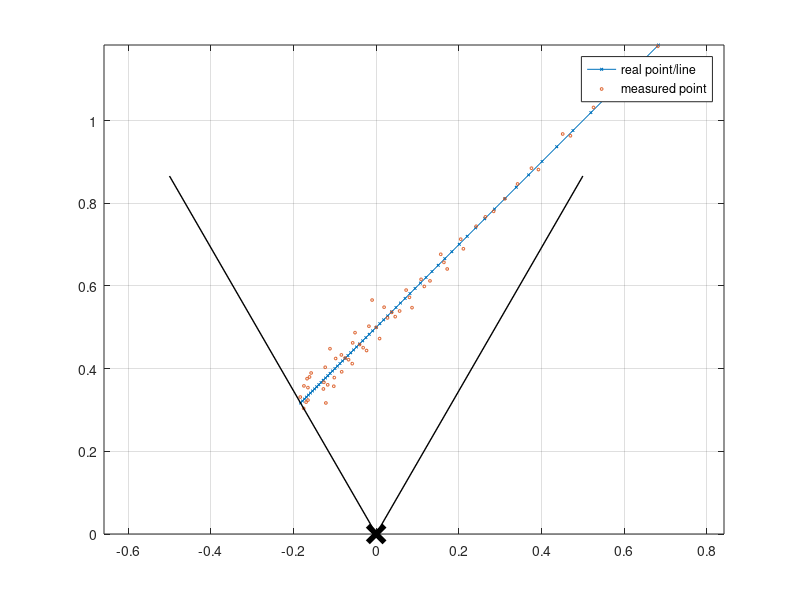

MATLAB code for this plot:
% gen Ranger finder data
% unit meter
% given the (a,b) of y=ax+b
% gen the data of range finder [theta, r] in the unit of [deg, m]
clear; close all;

a = 1;
b = 0.5;

theta = -30:1:30;
scale = pi/180;
rangeMax = 1; % 1 meter
leftLimtX = rangeMax * cos((90 - min(theta))*pi/180);
leftLimtY = rangeMax * sin((90 - min(theta))*pi/180);
rightLimtX = rangeMax * cos((90 - max(theta))*pi/180);
rightLimtY = rangeMax * sin((90 - max(theta))*pi/180);

theta = theta + 90;
r = abs(b./(sin(theta*scale)-a.*cos(theta*scale)));
r_noised = r + 0.025*randn(size(r));

x = r.*cos(theta*scale); y = r.*sin(theta*scale);
x_noised = r_noised.*cos(theta*scale);
y_noised = r_noised.*sin(theta*scale);

figure;
plot(x,y,'x-','MarkerSize',2); hold on;
plot(x_noised,y_noised,'o','MarkerSize',2)
plot(0,0,'xk','MarkerSize',12,'LineWidth',4)
plot([0 leftLimtX],[0 leftLimtY],'k-','LineWidth',1)
plot([0 rightLimtX],[0 rightLimtY],'k-','LineWidth',1)
grid on; axis equal; 
legend('real point/line','measured point')

theta = theta - 90; % return the data to [-x, x]
RFdata = [theta', r_noised'];

